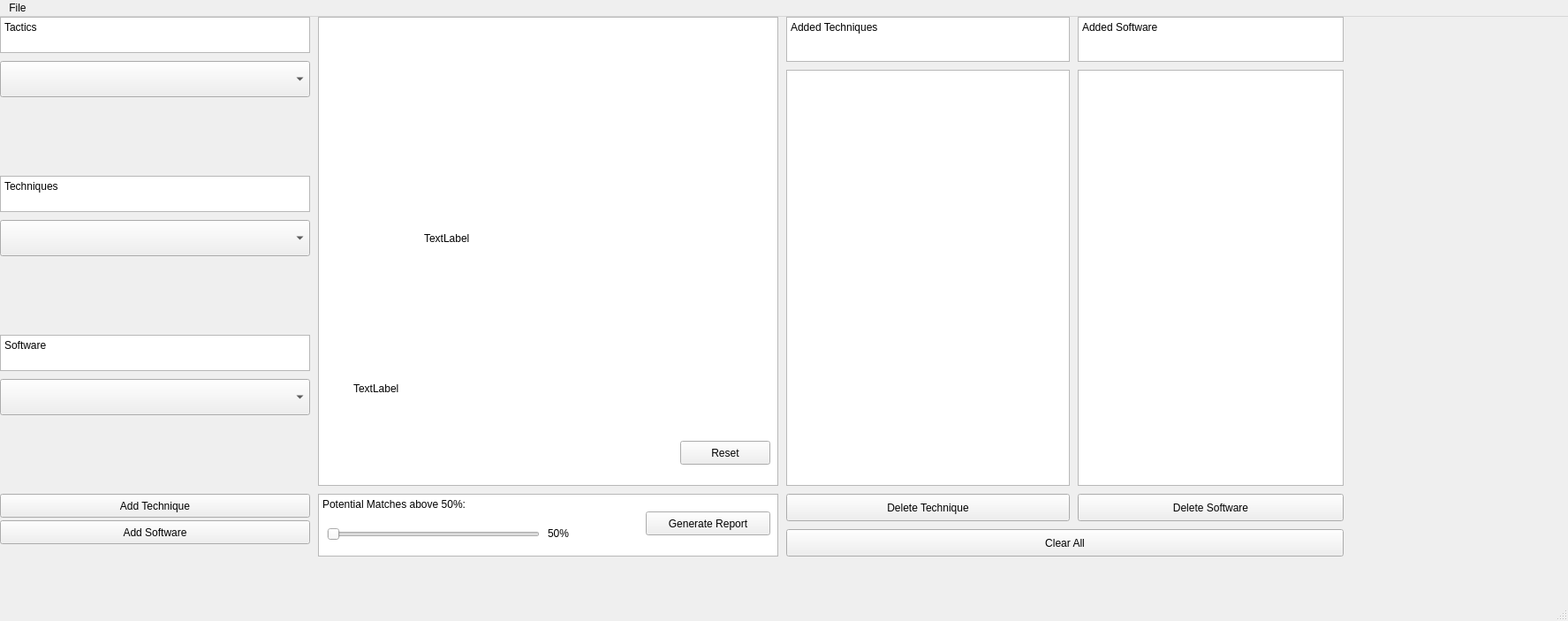
<?xml version="1.0" encoding="UTF-8"?>
<ui version="4.0">
 <class>APT Analyzer</class>
 <widget class="QMainWindow" name="APT Analyzer">
  <property name="geometry">
   <rect>
    <x>0</x>
    <y>0</y>
    <width>1775</width>
    <height>703</height>
   </rect>
  </property>
  <property name="windowTitle">
   <string>MainWindow</string>
  </property>
  <property name="styleSheet">
   <string notr="true"/>
  </property>
  <widget class="QWidget" name="centralwidget">
   <widget class="QPushButton" name="AddTechnique">
    <property name="geometry">
     <rect>
      <x>0</x>
      <y>540</y>
      <width>351</width>
      <height>27</height>
     </rect>
    </property>
    <property name="text">
     <string>Add Technique</string>
    </property>
   </widget>
   <widget class="QComboBox" name="Tactics">
    <property name="geometry">
     <rect>
      <x>0</x>
      <y>50</y>
      <width>351</width>
      <height>41</height>
     </rect>
    </property>
    <property name="palette">
     <palette>
      <active>
       <colorrole role="Highlight">
        <brush brushstyle="SolidPattern">
         <color alpha="255">
          <red>46</red>
          <green>194</green>
          <blue>126</blue>
         </color>
        </brush>
       </colorrole>
      </active>
      <inactive>
       <colorrole role="Highlight">
        <brush brushstyle="SolidPattern">
         <color alpha="255">
          <red>46</red>
          <green>194</green>
          <blue>126</blue>
         </color>
        </brush>
       </colorrole>
      </inactive>
      <disabled>
       <colorrole role="Highlight">
        <brush brushstyle="SolidPattern">
         <color alpha="255">
          <red>39</red>
          <green>119</green>
          <blue>255</blue>
         </color>
        </brush>
       </colorrole>
      </disabled>
     </palette>
    </property>
    <property name="maxVisibleItems">
     <number>4</number>
    </property>
    <property name="insertPolicy">
     <enum>QComboBox::InsertAlphabetically</enum>
    </property>
   </widget>
   <widget class="QComboBox" name="Techniques">
    <property name="geometry">
     <rect>
      <x>0</x>
      <y>230</y>
      <width>351</width>
      <height>41</height>
     </rect>
    </property>
    <property name="palette">
     <palette>
      <active>
       <colorrole role="Highlight">
        <brush brushstyle="SolidPattern">
         <color alpha="255">
          <red>46</red>
          <green>194</green>
          <blue>126</blue>
         </color>
        </brush>
       </colorrole>
      </active>
      <inactive>
       <colorrole role="Highlight">
        <brush brushstyle="SolidPattern">
         <color alpha="255">
          <red>46</red>
          <green>194</green>
          <blue>126</blue>
         </color>
        </brush>
       </colorrole>
      </inactive>
      <disabled>
       <colorrole role="Highlight">
        <brush brushstyle="SolidPattern">
         <color alpha="255">
          <red>39</red>
          <green>119</green>
          <blue>255</blue>
         </color>
        </brush>
       </colorrole>
      </disabled>
     </palette>
    </property>
    <property name="maxVisibleItems">
     <number>4</number>
    </property>
    <property name="insertPolicy">
     <enum>QComboBox::InsertAlphabetically</enum>
    </property>
   </widget>
   <widget class="QPlainTextEdit" name="TacticsBox">
    <property name="geometry">
     <rect>
      <x>0</x>
      <y>0</y>
      <width>351</width>
      <height>41</height>
     </rect>
    </property>
    <property name="styleSheet">
     <string notr="true"/>
    </property>
    <property name="plainText">
     <string>Tactics</string>
    </property>
   </widget>
   <widget class="QPlainTextEdit" name="TechniquesBox">
    <property name="geometry">
     <rect>
      <x>0</x>
      <y>180</y>
      <width>351</width>
      <height>41</height>
     </rect>
    </property>
    <property name="plainText">
     <string>Techniques</string>
    </property>
   </widget>
   <widget class="QPlainTextEdit" name="PotentialMatches">
    <property name="geometry">
     <rect>
      <x>360</x>
      <y>540</y>
      <width>521</width>
      <height>71</height>
     </rect>
    </property>
    <property name="plainText">
     <string>Potential Matches above 50%: </string>
    </property>
   </widget>
   <widget class="QPushButton" name="Evaluate">
    <property name="geometry">
     <rect>
      <x>731</x>
      <y>560</y>
      <width>141</width>
      <height>27</height>
     </rect>
    </property>
    <property name="text">
     <string>Generate Report</string>
    </property>
   </widget>
   <widget class="QPushButton" name="DeleteTechnique">
    <property name="geometry">
     <rect>
      <x>890</x>
      <y>540</y>
      <width>321</width>
      <height>31</height>
     </rect>
    </property>
    <property name="text">
     <string>Delete Technique</string>
    </property>
   </widget>
   <widget class="QPlainTextEdit" name="SoftwareBox">
    <property name="geometry">
     <rect>
      <x>0</x>
      <y>360</y>
      <width>351</width>
      <height>41</height>
     </rect>
    </property>
    <property name="plainText">
     <string>Software</string>
    </property>
   </widget>
   <widget class="QComboBox" name="Software">
    <property name="geometry">
     <rect>
      <x>0</x>
      <y>410</y>
      <width>351</width>
      <height>41</height>
     </rect>
    </property>
    <property name="palette">
     <palette>
      <active>
       <colorrole role="Highlight">
        <brush brushstyle="SolidPattern">
         <color alpha="255">
          <red>46</red>
          <green>194</green>
          <blue>126</blue>
         </color>
        </brush>
       </colorrole>
      </active>
      <inactive>
       <colorrole role="Highlight">
        <brush brushstyle="SolidPattern">
         <color alpha="255">
          <red>46</red>
          <green>194</green>
          <blue>126</blue>
         </color>
        </brush>
       </colorrole>
      </inactive>
      <disabled>
       <colorrole role="Highlight">
        <brush brushstyle="SolidPattern">
         <color alpha="255">
          <red>39</red>
          <green>119</green>
          <blue>255</blue>
         </color>
        </brush>
       </colorrole>
      </disabled>
     </palette>
    </property>
    <property name="autoFillBackground">
     <bool>false</bool>
    </property>
    <property name="maxVisibleItems">
     <number>4</number>
    </property>
    <property name="insertPolicy">
     <enum>QComboBox::InsertAlphabetically</enum>
    </property>
   </widget>
   <widget class="QPushButton" name="AddSoftware">
    <property name="geometry">
     <rect>
      <x>0</x>
      <y>570</y>
      <width>351</width>
      <height>27</height>
     </rect>
    </property>
    <property name="text">
     <string>Add Software</string>
    </property>
   </widget>
   <widget class="QPlainTextEdit" name="AddedTechniquesText">
    <property name="geometry">
     <rect>
      <x>890</x>
      <y>0</y>
      <width>321</width>
      <height>51</height>
     </rect>
    </property>
    <property name="plainText">
     <string>Added Techniques</string>
    </property>
   </widget>
   <widget class="QPushButton" name="DeleteSoftware">
    <property name="geometry">
     <rect>
      <x>1220</x>
      <y>540</y>
      <width>301</width>
      <height>31</height>
     </rect>
    </property>
    <property name="text">
     <string>Delete Software</string>
    </property>
   </widget>
   <widget class="QPlainTextEdit" name="AddedSoftwareText">
    <property name="geometry">
     <rect>
      <x>1220</x>
      <y>0</y>
      <width>301</width>
      <height>51</height>
     </rect>
    </property>
    <property name="plainText">
     <string>Added Software</string>
    </property>
   </widget>
   <widget class="QListWidget" name="AddedTechniquesBox">
    <property name="geometry">
     <rect>
      <x>890</x>
      <y>60</y>
      <width>321</width>
      <height>471</height>
     </rect>
    </property>
   </widget>
   <widget class="QListWidget" name="AddedSoftwareBox">
    <property name="geometry">
     <rect>
      <x>1220</x>
      <y>60</y>
      <width>301</width>
      <height>471</height>
     </rect>
    </property>
    <property name="palette">
     <palette>
      <active>
       <colorrole role="WindowText">
        <brush brushstyle="SolidPattern">
         <color alpha="255">
          <red>35</red>
          <green>39</green>
          <blue>41</blue>
         </color>
        </brush>
       </colorrole>
      </active>
      <inactive>
       <colorrole role="WindowText">
        <brush brushstyle="SolidPattern">
         <color alpha="255">
          <red>35</red>
          <green>39</green>
          <blue>41</blue>
         </color>
        </brush>
       </colorrole>
      </inactive>
      <disabled>
       <colorrole role="WindowText">
        <brush brushstyle="SolidPattern">
         <color alpha="255">
          <red>144</red>
          <green>147</green>
          <blue>147</blue>
         </color>
        </brush>
       </colorrole>
      </disabled>
     </palette>
    </property>
   </widget>
   <widget class="QPushButton" name="ClearAll">
    <property name="geometry">
     <rect>
      <x>890</x>
      <y>580</y>
      <width>631</width>
      <height>31</height>
     </rect>
    </property>
    <property name="text">
     <string>Clear All</string>
    </property>
   </widget>
   <widget class="QLabel" name="progress">
    <property name="geometry">
     <rect>
      <x>480</x>
      <y>130</y>
      <width>341</width>
      <height>241</height>
     </rect>
    </property>
    <property name="text">
     <string>TextLabel</string>
    </property>
   </widget>
   <widget class="QLabel" name="updating">
    <property name="geometry">
     <rect>
      <x>400</x>
      <y>400</y>
      <width>441</width>
      <height>41</height>
     </rect>
    </property>
    <property name="text">
     <string>TextLabel</string>
    </property>
   </widget>
   <widget class="QPushButton" name="ResetButton">
    <property name="geometry">
     <rect>
      <x>770</x>
      <y>480</y>
      <width>102</width>
      <height>27</height>
     </rect>
    </property>
    <property name="text">
     <string>Reset</string>
    </property>
   </widget>
   <widget class="QSlider" name="slider_bar">
    <property name="geometry">
     <rect>
      <x>370</x>
      <y>575</y>
      <width>241</width>
      <height>21</height>
     </rect>
    </property>
    <property name="palette">
     <palette>
      <active>
       <colorrole role="Highlight">
        <brush brushstyle="SolidPattern">
         <color alpha="255">
          <red>25</red>
          <green>229</green>
          <blue>26</blue>
         </color>
        </brush>
       </colorrole>
      </active>
      <inactive>
       <colorrole role="Highlight">
        <brush brushstyle="SolidPattern">
         <color alpha="255">
          <red>38</red>
          <green>162</green>
          <blue>105</blue>
         </color>
        </brush>
       </colorrole>
      </inactive>
      <disabled>
       <colorrole role="Highlight">
        <brush brushstyle="SolidPattern">
         <color alpha="255">
          <red>39</red>
          <green>119</green>
          <blue>255</blue>
         </color>
        </brush>
       </colorrole>
      </disabled>
     </palette>
    </property>
    <property name="minimum">
     <number>50</number>
    </property>
    <property name="orientation">
     <enum>Qt::Horizontal</enum>
    </property>
   </widget>
   <widget class="QLabel" name="slider_text">
    <property name="geometry">
     <rect>
      <x>620</x>
      <y>569</y>
      <width>41</width>
      <height>31</height>
     </rect>
    </property>
    <property name="text">
     <string>50%</string>
    </property>
   </widget>
   <widget class="QTextBrowser" name="DescriptionBox">
    <property name="geometry">
     <rect>
      <x>360</x>
      <y>0</y>
      <width>521</width>
      <height>531</height>
     </rect>
    </property>
   </widget>
   <zorder>PotentialMatches</zorder>
   <zorder>DeleteTechnique</zorder>
   <zorder>DeleteSoftware</zorder>
   <zorder>AddedSoftwareText</zorder>
   <zorder>AddedSoftwareBox</zorder>
   <zorder>ClearAll</zorder>
   <zorder>TacticsBox</zorder>
   <zorder>TechniquesBox</zorder>
   <zorder>SoftwareBox</zorder>
   <zorder>Tactics</zorder>
   <zorder>Techniques</zorder>
   <zorder>Software</zorder>
   <zorder>AddTechnique</zorder>
   <zorder>AddSoftware</zorder>
   <zorder>Evaluate</zorder>
   <zorder>AddedTechniquesText</zorder>
   <zorder>AddedTechniquesBox</zorder>
   <zorder>slider_bar</zorder>
   <zorder>slider_text</zorder>
   <zorder>DescriptionBox</zorder>
   <zorder>progress</zorder>
   <zorder>updating</zorder>
   <zorder>ResetButton</zorder>
  </widget>
  <widget class="QStatusBar" name="statusbar"/>
  <widget class="QMenuBar" name="menubar">
   <property name="geometry">
    <rect>
     <x>0</x>
     <y>0</y>
     <width>1775</width>
     <height>24</height>
    </rect>
   </property>
   <widget class="QMenu" name="menuFile">
    <property name="title">
     <string>File</string>
    </property>
    <addaction name="actionUpdate"/>
   </widget>
   <addaction name="menuFile"/>
  </widget>
  <action name="actionUpdate">
   <property name="text">
    <string>Update Data</string>
   </property>
  </action>
 </widget>
 <resources/>
 <connections/>
</ui>
